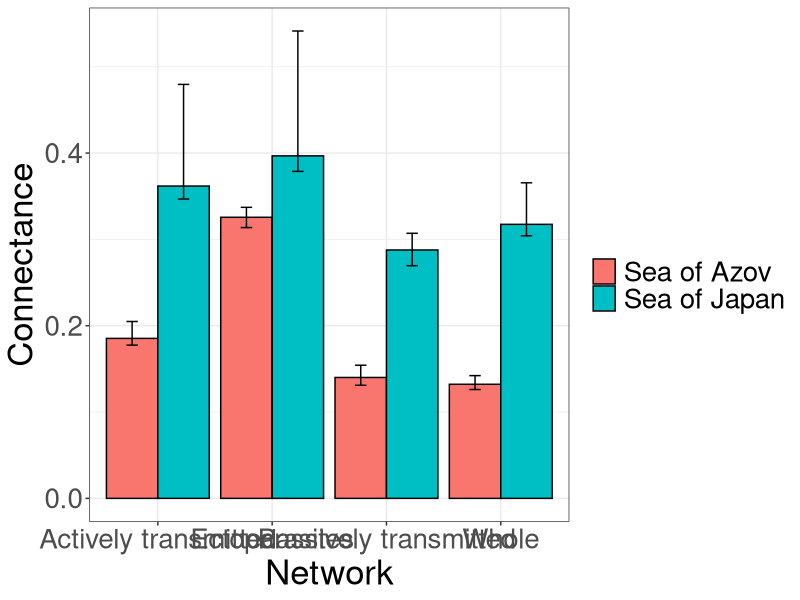
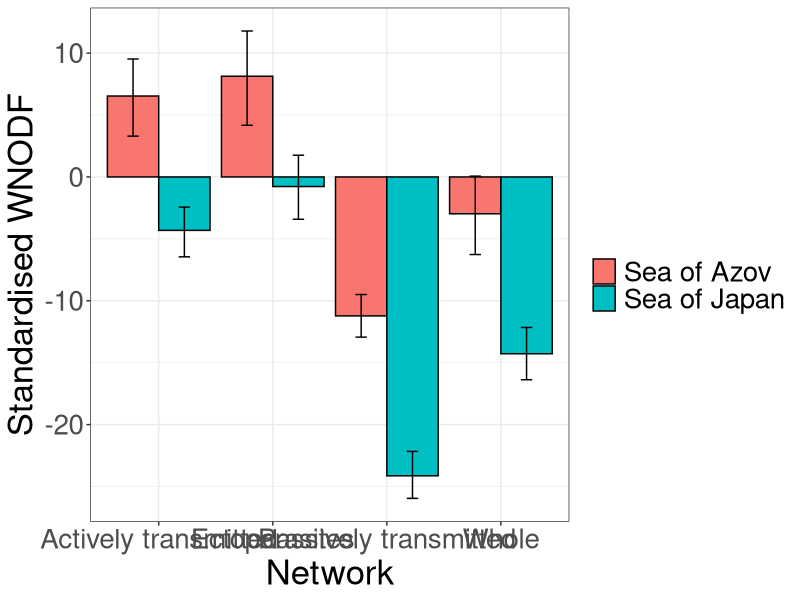
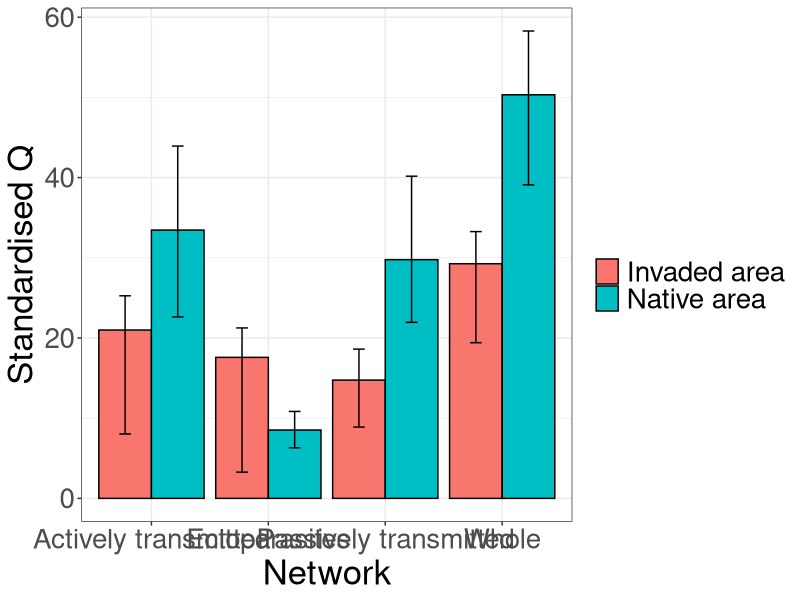

These charts were generated, in order, by the following R code:

library(ggplot2)

#connectance
color <- rep(c("Sea of Azov","Sea of Japan"), each = 4)
x <- rep(c("Whole","Actively transmitted","Passively transmitted","Ectoparasites"),times = 2)
y <- c(0.13218, 0.18534, 0.14006, 0.32564,
       0.31746, 0.36182, 0.28776, 0.39679)
min <- c(0.1260867, 0.1775452, 0.1310440, 0.3137242,
         0.3041492, 0.3468139, 0.2695431, 0.3787741)
max <- c(0.1421748, 0.2048869, 0.1542897, 0.3371604,
         0.3655938, 0.4795844, 0.3070707, 0.5414562)
df <- data.frame(x, y, color, min, max)


#es tracta de modificar el ymax i el ymin per ficar els numeros q et molin per les barres
ggplot(df, aes(x=x, y=y, fill=color)) + 
  geom_bar(stat="identity", color="black", 
           position=position_dodge()) +
  geom_errorbar(aes(ymin=min, ymax=max), width=.2,
                position=position_dodge(.9)) + theme_bw() +
  labs(fill = "", x = "Network", y = "Connectance")+
  theme (text = element_text(size=25))

#-------------------------------------------------------------------------------------------------

#WNODF 

color <- rep(c("Sea of Azov","Sea of Japan"), each = 4)
x <- rep(c("Whole","Actively transmitted","Passively transmitted","Ectoparasites"),times = 2)
y <- c(-2.974539, 6.535616, -11.22251, 8.133092,
       -14.27871, -4.315204, -24.1363, -0.7750652)
min <- c(-6.26471856, 3.297365, -12.935694, 4.172035,
        -16.37680, -6.451115, -25.95706, -3.416936)
max <- c(0.06678918, 9.526102, -9.495149, 11.787828,
        -12.15434, -2.436728, -22.16251, 1.754734)
df <- data.frame(x,y,color,min,max)


ggplot(df, aes(x=x, y=y, fill=color)) + 
  geom_bar(stat="identity", color="black", 
           position=position_dodge()) +
  geom_errorbar(aes(ymin=min, ymax=max), width=.2,
                position=position_dodge(.9)) + theme_bw() +
  labs(fill = "", x = "Network", y = "Standardised WNODF")+
  theme (text = element_text(size=25))


#-------------------------------------------------------------------------------------------------

#modularidad
color <- rep(c("Invaded area","Native area"), each = 4)
x <- rep(c("Whole","Actively transmitted","Passively transmitted","Ectoparasites"),times = 2)
y <- c(29.2585, 20.99315, 14.75034, 17.58154,
       50.3223, 33.45454,	29.76626, 8.523125)
min <- c(19.41111, 8.029887, 8.890733, 3.269184,
         39.09475, 22.62603, 21.95252, 6.302498)
max <- c(33.26089, 25.260363, 18.610693, 21.253723,
         58.27906, 43.92675, 40.17420, 10.840497)
df <- data.frame(x,y,color,min,max)


ggplot(df, aes(x=x, y=y, fill=color)) + 
  geom_bar(stat="identity", color="black", 
           position=position_dodge()) +
  geom_errorbar(aes(ymin=min, ymax=max), width=.2,
                position=position_dodge(.9)) + theme_bw() +
  labs(fill = "", x = "Network", y = "Standardised Q")+
  theme (text = element_text(size=25))


